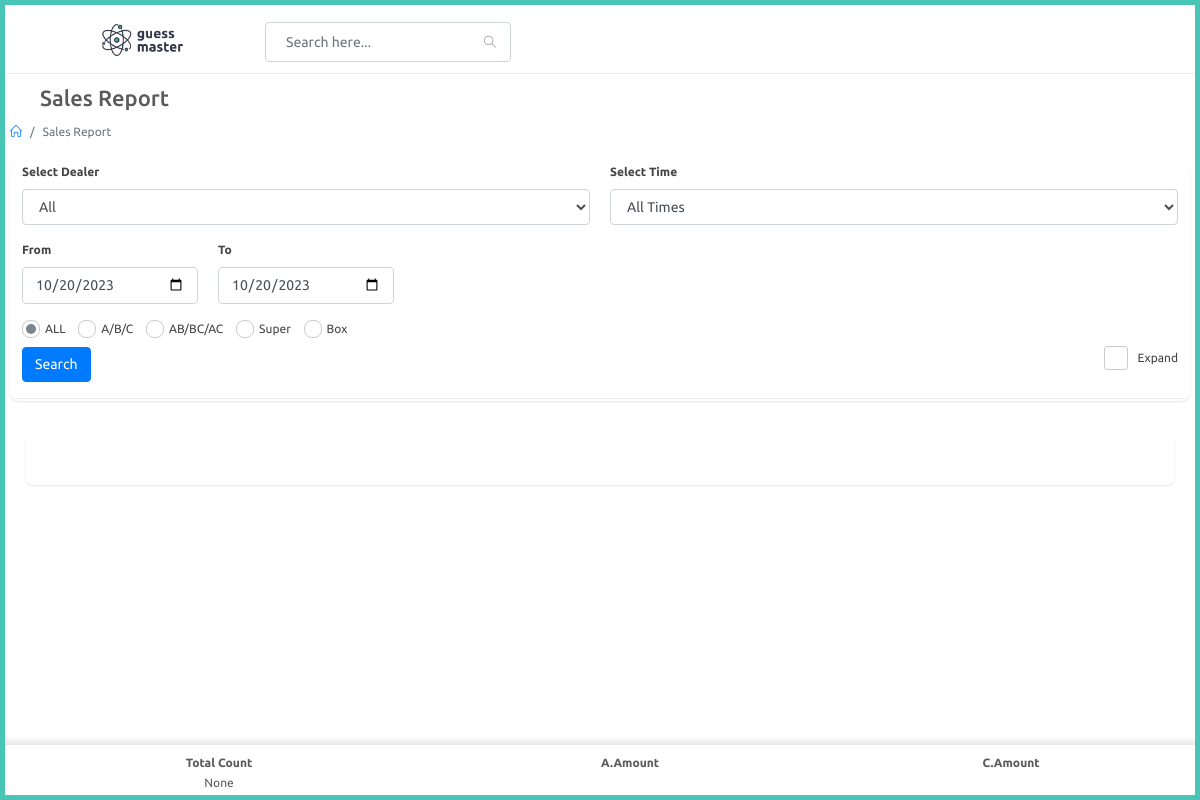
Page /agent/sales-report (signed in) on the earlier database version.
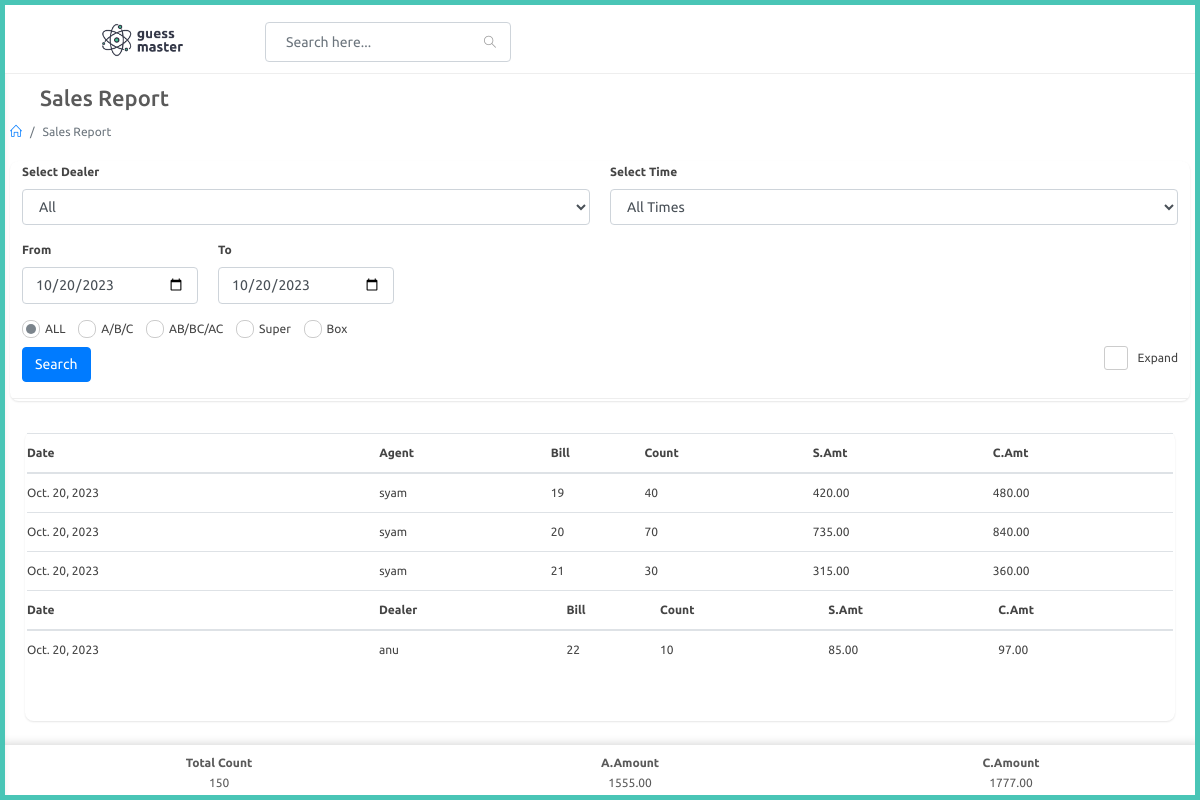
Same page on the later database version.
### agent/models.py (models this page shows, shortened)
class Bill(models.Model):
    user = models.ForeignKey(User, on_delete=models.CASCADE)
    time_id = models.ForeignKey(PlayTime,on_delete=models.CASCADE,null=True)
    date = models.DateField()
    agent_games = models.ForeignKey(AgentGame,on_delete=models.CASCADE,null=True)
    dealer_games = models.ForeignKey(DealerGame,on_delete=models.CASCADE,null=True)
    total_c_amount = models.DecimalField(max_digits=10, decimal_places=2)
    total_d_amount = models.DecimalField(max_digits=10, decimal_places=2)
    total_count = models.DecimalField(max_digits=10, decimal_places=0)

### website/models.py (models this page shows)
class User(AbstractUser):
    is_agent = models.BooleanField("is agent", default=False)
    is_dealer = models.BooleanField("is dealer", default=False)

### agent/views.py (the view)
# urls.py: path('sales-report',views.sales_report,name="sales_report"),
def sales_report(request):
    print("Sales report function")
    agent_obj = Agent.objects.get(user=request.user)
    print(agent_obj)
    dealers = Dealer.objects.filter(agent=agent_obj).all()
    times = PlayTime.objects.filter().all()
    ist = pytz.timezone('Asia/Kolkata')
    current_date = timezone.now().astimezone(ist).date()
    print(current_date)
    if request.method == 'POST':
        select_dealer = request.POST.get('select-dealer')
        print(select_dealer)
        select_time = request.POST.get('select-time')
        from_date = request.POST.get('from-date')
        to_date = request.POST.get('to-date')
        lsk = request.POST.get('select-lsk')
        print(from_date,"fromdate")
        print(to_date,"todate")
        lsk_value = []
        agent_bills = []
        dealer_bills = []
        totals = []
        if lsk == 'a_b_c':
            lsk_value = ['A','B','C']
        elif lsk == 'ab_bc_ac':
            lsk_value = ['AB','BC','AC']
        elif lsk == 'super':
            lsk_value = ['Super']
        elif lsk_value == 'box':
            lsk_value = ['Box']
        else:
            lsk_value == ['all']
        print(lsk_value,"##################")
        if select_dealer != 'all':
            if select_dealer == str(agent_obj.user):
                if select_time != 'all':
                    if lsk != 'all':
                        agent_bills = Bill.objects.filter(date__range=[from_date, to_date],user=agent_obj.user.id,agent_games__LSK__in=lsk_value).all()
                        totals = Bill.objects.filter(date__range=[from_date, to_date],user=agent_obj.user.id,agent_games__LSK__in=lsk_value).aggregate(total_count=Sum('total_count'),total_c_amount=Sum('total_c_amount'),total_d_amount=Sum('total_d_amount'))
                    else:
                        agent_bills = Bill.objects.filter(date__range=[from_date, to_date],user=agent_obj.user.id,time_id=select_time).all()
                        totals = Bill.objects.filter(date__range=[from_date, to_date],user=agent_obj.user.id,time_id=select_time).aggregate(total_count=Sum('total_count'),total_c_amount=Sum('total_c_amount'),total_d_amount=Sum('total_d_amount'))
                else:
                    if lsk != 'all':
                        agent_bills = Bill.objects.filter(date__range=[from_date, to_date],user=agent_obj.user.id,agent_games__LSK__in=lsk_value).all()
                        totals = Bill.objects.filter(date__range=[from_date, to_date],user=agent_obj.user.id,agent_games__LSK__in=lsk_value).aggregate(total_count=Sum('total_count'),total_c_amount=Sum('total_c_amount'),total_d_amount=Sum('total_d_amount'))
                    else:
                        agent_bills = Bill.objects.filter(date__range=[from_date, to_date],user=agent_obj.user.id).all()
                        totals = Bill.objects.filter(date__range=[from_date, to_date],user=agent_obj.user.id).aggregate(total_count=Sum('total_count'),total_c_amount=Sum('total_c_amount'),total_d_amount=Sum('total_d_amount'))
            else:
                if select_time != 'all':
                    if lsk != 'all':
                        dealer_bills = Bill.objects.filter(date__range=[from_date, to_date],user=select_dealer,dealer_games__LSK__in=lsk_value).all()
                        totals = Bill.objects.filter(date__range=[from_date, to_date],user=select_dealer,dealer_games__LSK__in=lsk_value).aggregate(total_count=Sum('total_count'),total_c_amount=Sum('total_c_amount'),total_d_amount=Sum('total_d_amount'))
                    else:
                        dealer_bills = Bill.objects.filter(date__range=[from_date, to_date],user=select_dealer,time_id=select_time).all()
                        totals = Bill.objects.filter(date__range=[from_date, to_date],user=select_dealer,time_id=select_time).aggregate(total_count=Sum('total_count'),total_c_amount=Sum('total_c_amount'),total_d_amount=Sum('total_d_amount'))
                else:
                    if lsk != 'all':
                        dealer_bills = Bill.objects.filter(date__range=[from_date, to_date],user=select_dealer,dealer_games__LSK__in=lsk_value).all()
                        totals = Bill.objects.filter(date__range=[from_date, to_date],user=select_dealer,dealer_games__LSK__in=lsk_value).aggregate(total_count=Sum('total_count'),total_c_amount=Sum('total_c_amount'),total_d_amount=Sum('total_d_amount'))
                    else:
                        dealer_bills = Bill.objects.filter(date__range=[from_date, to_date],user=select_dealer).all()
                        totals = Bill.objects.filter(date__range=[from_date, to_date],user=select_dealer).aggregate(total_count=Sum('total_count'),total_c_amount=Sum('total_c_amount'),total_d_amount=Sum('total_d_amount'))
        if select_dealer == 'all':
            if select_time != 'all':
                if lsk != 'all':
                    agent_bills = Bill.objects.filter(date__range=[from_date, to_date],user=agent_obj.user.id,time_id=select_time,agent_games__LSK__in=lsk_value).all()
                    dealer_bills = Bill.objects.filter(Q(user__dealer__agent=agent_obj),date__range=[from_date, to_date],time_id=select_time,dealer_games__LSK__in=lsk_value).all()
                    totals = Bill.objects.filter(Q(user=agent_obj.user) | Q(user__dealer__agent=agent_obj),date__range=[from_date, to_date]).aggregate(total_count=Sum('total_count'),total_c_amount=Sum('total_c_amount'),total_d_amount=Sum('total_d_amount'))
                else:
                    agent_bills = Bill.objects.filter(date__range=[from_date, to_date],user=agent_obj.user.id,time_id=select_time).all()
                    dealer_bills = Bill.objects.filter(Q(user__dealer__agent=agent_obj),date__range=[from_date, to_date],time_id=select_time).all()
                    totals = Bill.objects.filter(Q(user=agent_obj.user) | Q(user__dealer__agent=agent_obj),date__range=[from_date, to_date],time_id=select_time).aggregate(total_count=Sum('total_count'),total_c_amount=Sum('total_c_amount'),total_d_amount=Sum('total_d_amount'))
            else:
                if lsk != 'all':
                    agent_bills = Bill.objects.filter(date__range=[from_date, to_date],user=agent_obj.user.id,agent_games__LSK__in=lsk_value).all()
                    dealer_bills = Bill.objects.filter(Q(user__dealer__agent=agent_obj),date__range=[from_date, to_date],dealer_games__LSK__in=lsk_value).all()
                    print(agent_bills)
                    print(dealer_bills)
                    if not agent_bills:
                        if dealer_bills:
                            totals = Bill.objects.filter(Q(user=agent_obj.user) | Q(user__dealer__agent=agent_obj),date__range=[from_date, to_date],dealer_games__LSK__in=lsk_value).aggregate(total_count=Sum('total_count'),total_c_amount=Sum('total_c_amount'),total_d_amount=Sum('total_d_amount'))
                    else:
                        if dealer_bills:
                            totals = Bill.objects.filter(Q(user=agent_obj.user) | Q(user__dealer__agent=agent_obj),date__range=[from_date, to_date],agent_games__LSK__in=lsk_value,dealer_games__LSK__in=lsk_value).aggregate(total_count=Sum('total_count'),total_c_amount=Sum('total_c_amount'),total_d_amount=Sum('total_d_amount'))
                        else:
                            totals = Bill.objects.filter(Q(user=agent_obj.user) | Q(user__dealer__agent=agent_obj),date__range=[from_date, to_date],agent_games__LSK__in=lsk_value).aggregate(total_count=Sum('total_count'),total_c_amount=Sum('total_c_amount'),total_d_amount=Sum('total_d_amount'))
                    print(totals)
                else:
                    agent_bills = Bill.objects.filter(date__range=[from_date, to_date],user=agent_obj.user.id).all()
                    dealer_bills = Bill.objects.filter(Q(user__dealer__agent=agent_obj),date__range=[from_date, to_date]).all()
                    totals = Bill.objects.filter(Q(user=agent_obj.user) | Q(user__dealer__agent=agent_obj),date__range=[from_date, to_date]).aggregate(total_count=Sum('total_count'),total_c_amount=Sum('total_c_amount'),total_d_amount=Sum('total_d_amount'))
        context = {
            'dealers': dealers,
            'times': times,
            'agent_bills' : agent_bills,
            'dealer_bills' : dealer_bills,
            'totals' : totals,
            'selected_dealer' : select_dealer
        }
        return render(request, 'agent/sales_report.html', context)
    else:
        agent_bills = Bill.objects.filter(date=current_date,user=agent_obj.user.id).all()
        dealer_bills = Bill.objects.filter(Q(user__dealer__agent=agent_obj),date=current_date)
        totals = Bill.objects.filter(Q(user=agent_obj.user) | Q(user__dealer__agent=agent_obj),date=current_date).aggregate(total_count=Sum('total_count'),total_c_amount=Sum('total_c_amount'),total_d_amount=Sum('total_d_amount'))
        context = {
            'dealers' : dealers,
            'times' : times,
            'agent_bills' : agent_bills,
            'dealer_bills' : dealer_bills,
            'totals' : totals
        }
    return render(request,'agent/sales_report.html',context)

### website/models.py (called while the page is built)
    def __str__(self):
        return str(self.agent_name)

### templates/agent/sales_report.html (shortened to what the changed rows need)
{% extends 'agent/partials/base.html' %}
{% load static %}
{% block content %}
<div id="main-content">
    <div class="container-fluid">
        <div class="block-header">
            <div class="row">
                <div class="col-lg-5 col-md-8 col-sm-12">
                    <h2><a href="javascript:void(0);" class="btn btn-xs btn-link btn-toggle-fullwidth"><i
                                class="fa fa-arrow-left"></i></a> Sales Report</h2>
                </div>
            </div>
        </div>
        <div class="container-fluid">
            <div class="row clearfix">
                <div class="col-lg-12">
                    <div class="card">
                        <div class="body">
                            {% if agent_bills %}
                            <div class="table-responsive">
                                <table class="table m-b-0">
                                    <thead>
                                        <tr>
                                            <th>Date</th>
                                            <th>Agent</th>
                                            <th>Bill</th>
                                            <th>Count</th>
                                            <th>S.Amt</th>
                                            <th>C.Amt</th>
                                        </tr>
                                    </thead>
                                    <tbody>
                                        {% for bill in agent_bills %}
                                            <tr>
                                                <td>{{bill.date}}</td>
                                                <td>{{bill.user}}</td>
                                                <td>{{bill.id}}</td>
                                                <td>{{bill.total_count}}</td>
                                                <td>{{bill.total_d_amount}}</td>
                                                <td>{{bill.total_c_amount}}</td>
                                            </tr>
                                        {% endfor %}
                                    </tbody>
                                </table>
                            </div>
                            {% endif %}
                            {% if dealer_bills %}
                            <div class="table-responsive">
                                <table class="table m-b-0">
                                    <thead>
                                        <tr>
                                            <th>Date</th>
                                            <th>Dealer</th>
                                            <th>Bill</th>
                                            <th>Count</th>
                                            <th>S.Amt</th>
                                            <th>C.Amt</th>
                                        </tr>
                                    </thead>
                                    <tbody>
                                        {% for bill in dealer_bills %}
                                            <tr>
                                                <td>{{bill.date}}</td>
                                                <td>{{bill.user}}</td>
                                                <td>{{bill.id}}</td>
                                                <td>{{bill.total_count}}</td>
                                                <td>{{bill.total_d_amount}}</td>
                                                <td>{{bill.total_c_amount}}</td>
                                            </tr>
                                        {% endfor %}
                                    </tbody>
                                </table>
                            </div>
                            {% endif %}
                            <div  style="padding-top: 50px;"></div>
                        </div>
                    </div>
                </div>
            </div>
        </div>
    </div>
    <nav class="navbar-bottom">
        <table>
            <thead>
                <tr>
                     <th class="th">Total Count</th>
                     <th class="th">A.Amount</th>
                     <th class="th">C.Amount</th>
                </tr>
            </thead>
            <tbody>
                <tr>
                    <td class="td">{{totals.total_count}}</td>
                    <td class="td">{{totals.total_d_amount|floatformat:2 }}</td>
                    <td class="td">{{totals.total_c_amount|floatformat:2 }}</td>
                </tr>
            </tbody>
        </table>
</nav>
    {% endblock %}

Differences in the rows shown:
added Bill: date "Oct. 20, 2023", user "syam", id "19", total_count "40", total_d_amount "420.00", total_c_amount "480.00", shown under "Sales Report"
added Bill: date "Oct. 20, 2023", user "syam", id "20", total_count "70", total_d_amount "735.00", total_c_amount "840.00", shown under "Sales Report"
added Bill: date "Oct. 20, 2023", user "syam", id "21", total_count "30", total_d_amount "315.00", total_c_amount "360.00", shown under "Sales Report"
added Bill: date "Oct. 20, 2023", user "anu", id "22", total_count "10", total_d_amount "85.00", total_c_amount "97.00"
Other differences:
{{ totals.total_count }}: "None" → "150"
{{ totals.total_d_amount|floatformat:2 }}: (not shown) → "1555.00"
{{ totals.total_c_amount|floatformat:2 }}: (not shown) → "1777.00"
text now shown: "Date Agent Bill Count S.Amt C.Amt Date Dealer Bill Count S.Amt C.Amt"
